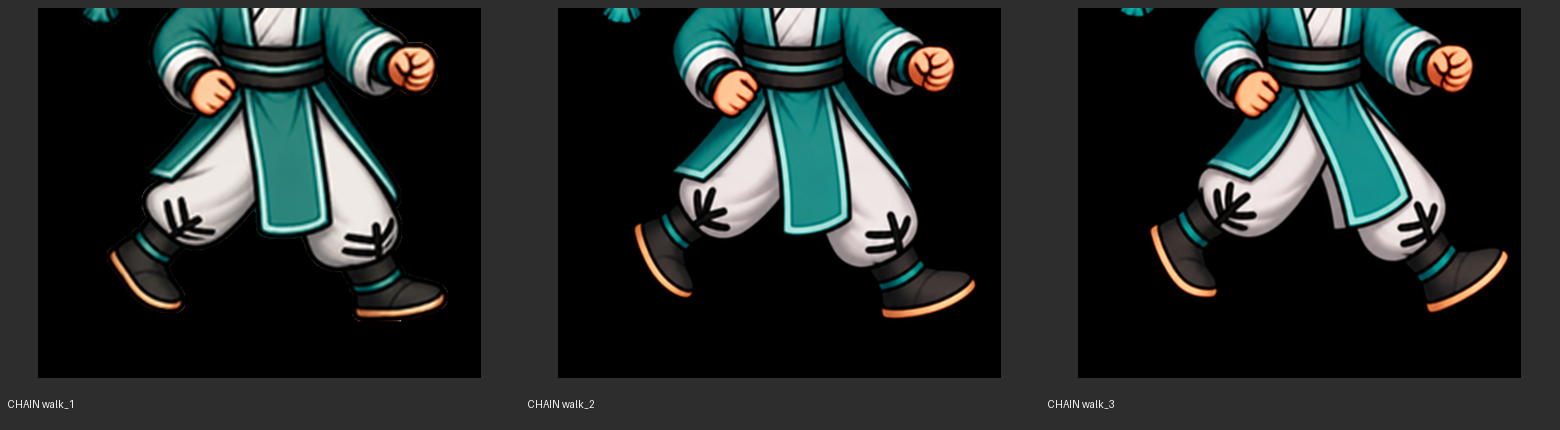
#> input picture assets/_trial_20260910/t45_chain_limb_alternation/contact/legs_3up_chain.png, 1560 x 430 px, given in place of walk_right_1_chain.png, which was not available
$ python build_contacts.py
#> lines starting #> are read from the running program, lines starting #| are printed output that depends on the picture; pictures that were not available may be replaced by others from this repository, and a replacement may not be noted
from pathlib import Path
from PIL import Image, ImageDraw, ImageOps

ROOT = Path(__file__).parent.parent
RAW = ROOT / "raw"
CHAIN = ROOT / "chain"
PARALLEL = Path("assets/_trial_20260910/t45_v2_right_batch_seq328/normalized")
PANEL = (520, 430)
CONTENT = (500, 370)


def make_panel(path, crop_box, label):
#> called with crop_box = (150, 780, 950, 1448), label = 'CHAIN walk_1'
    im = Image.open(path).convert("RGBA").crop(crop_box)
#> im: PIL image 800x668 RGBA; every value is 0
    im.thumbnail(CONTENT, Image.Resampling.LANCZOS)
#> im: PIL image 443x370 RGBA; every value is 0
    panel = Image.new("RGBA", PANEL, (45, 45, 45, 255))
    x = (PANEL[0] - im.width) // 2
#> x = 38
    y = 8 + (CONTENT[1] - im.height) // 2
#> y = 8
    panel.alpha_composite(im, (x, y))
    ImageDraw.Draw(panel).text((8, 398), label, fill=(245, 245, 245, 255))
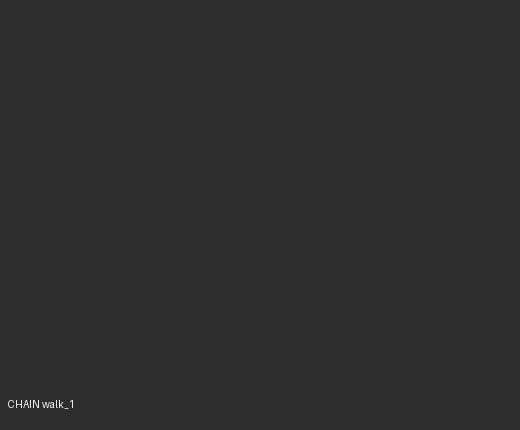
#> panel: PIL image 520x430 RGBA; mean R, G, B, A 45.1, 45.1, 45.1, 255
    return panel


def strip(name, entries, crop_box):
    out = Image.new("RGBA", (PANEL[0] * len(entries), PANEL[1]), (25, 25, 25, 255))
    for i, (path, label) in enumerate(entries):
        out.alpha_composite(make_panel(path, crop_box, label), (i * PANEL[0], 0))
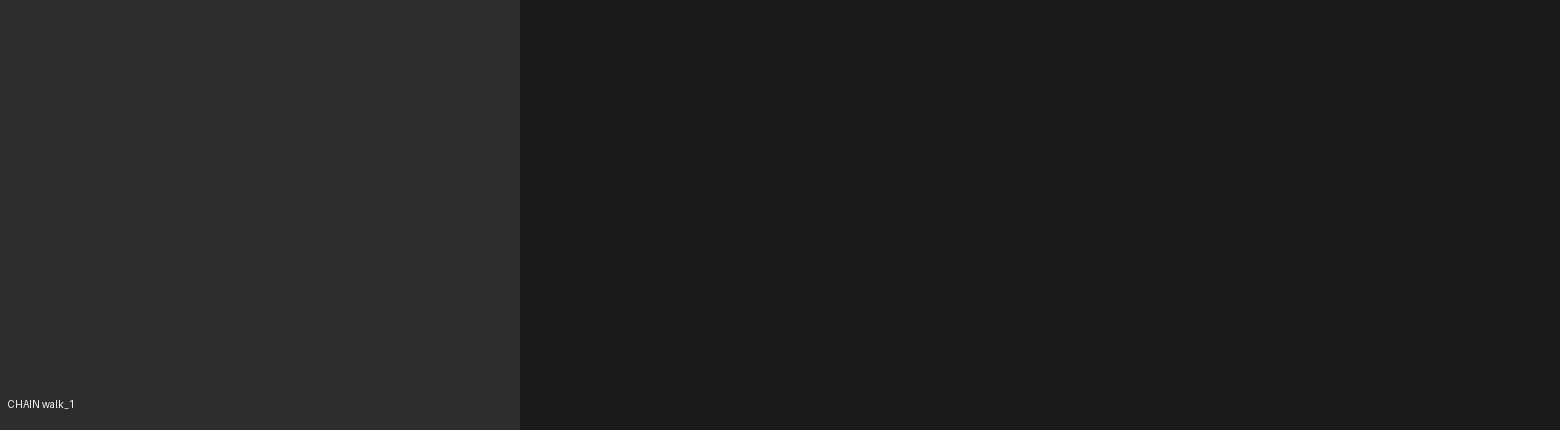
#> out: PIL image 1560x430 RGBA; mean R, G, B, A 31.7, 31.7, 31.7, 255
#> pass 2 of the loop in strip, `for i, (path, label) in enumerate(entries):`:
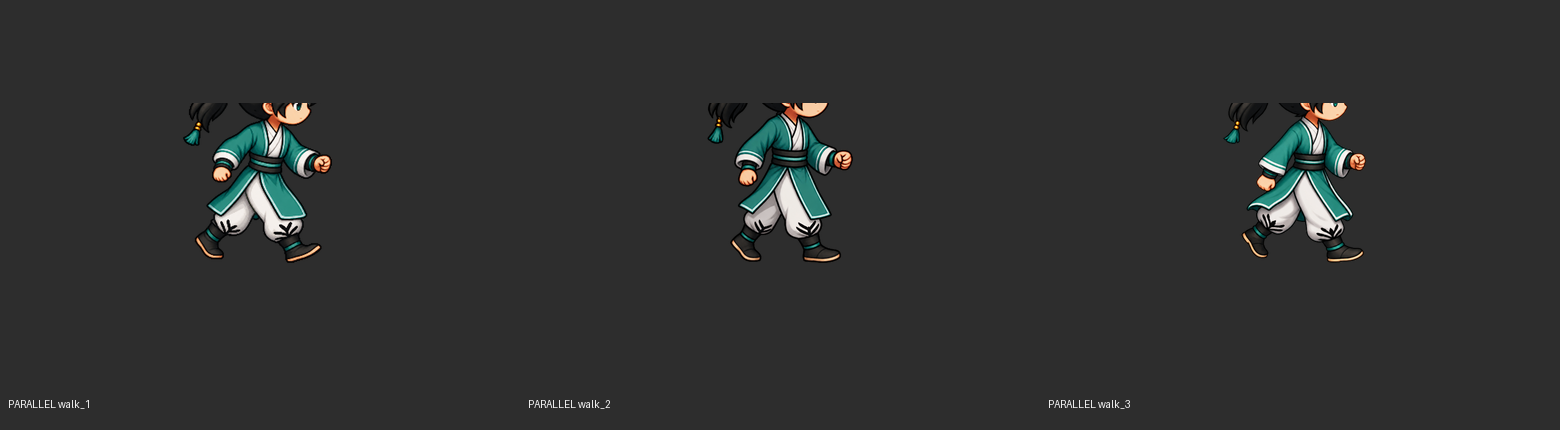
#> input picture assets/_trial_20260910/t45_chain_limb_alternation/contact/legs_3up_parallel.png, 1560 x 430 px, given in place of walk_right_2_chain.png, which was not available
#> in make_panel (call 2), `ImageDraw.Draw(panel).text((8, 398), label, fill=(245, 245, 245, 255))`:
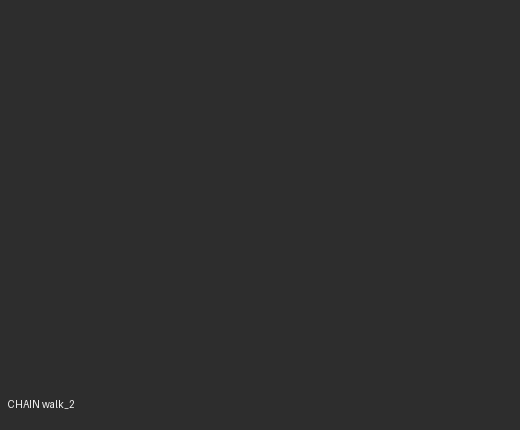
#> panel: PIL image 520x430 RGBA; mean R, G, B, A 45.1, 45.1, 45.1, 255
#> in strip, `out.alpha_composite(make_panel(path, crop_box, label), (i * PANEL[0], ..`:
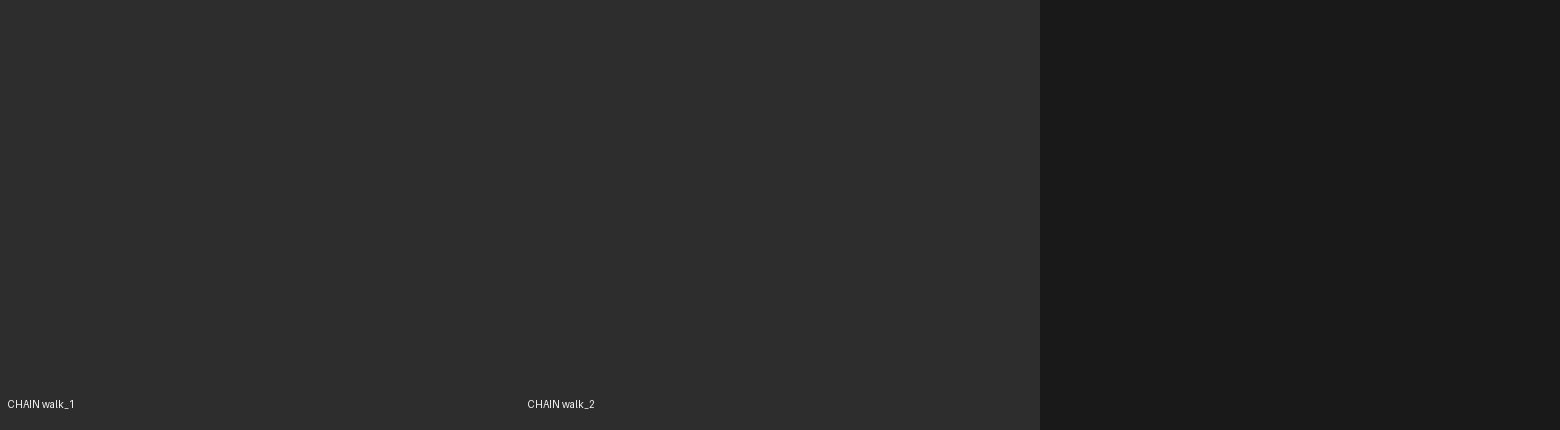
#> out: PIL image 1560x430 RGBA; mean R, G, B, A 38.4, 38.4, 38.4, 255
    out.save(ROOT / "contact" / name)


strip(
    "legs_3up_chain.png",
    [(RAW / f"walk_right_{i}_chain.png", f"CHAIN walk_{i}") for i in range(1, 4)],
    (150, 780, 950, 1448),
)
strip(
    "legs_3up_parallel.png",
    [(PARALLEL / f"walk_right_{i}.png", f"PARALLEL walk_{i}") for i in range(1, 4)],
    (15, 140, 225, 320),
)
#> (the run stopped early here; a loop or call above may not have finished)
